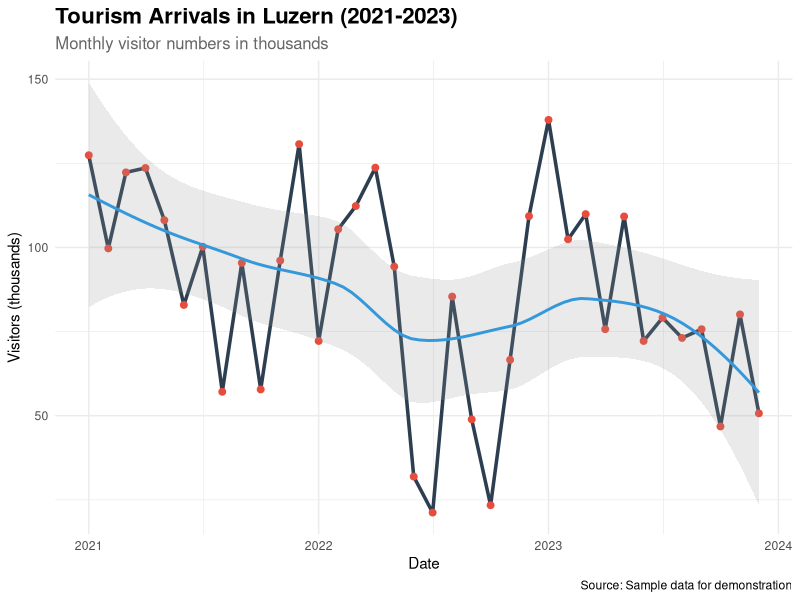
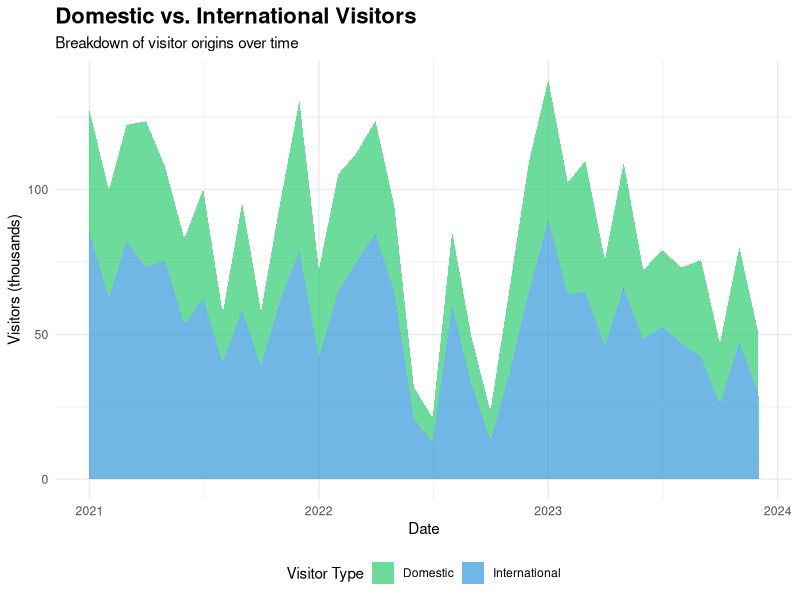
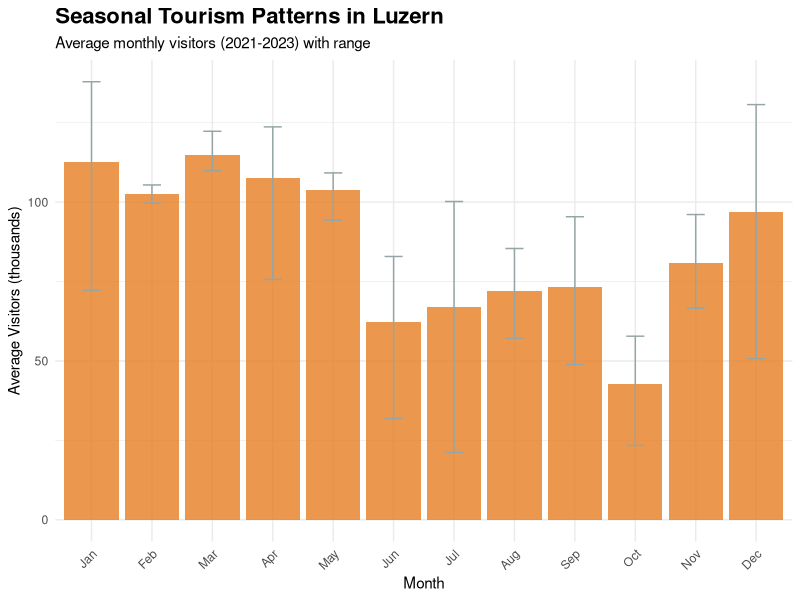
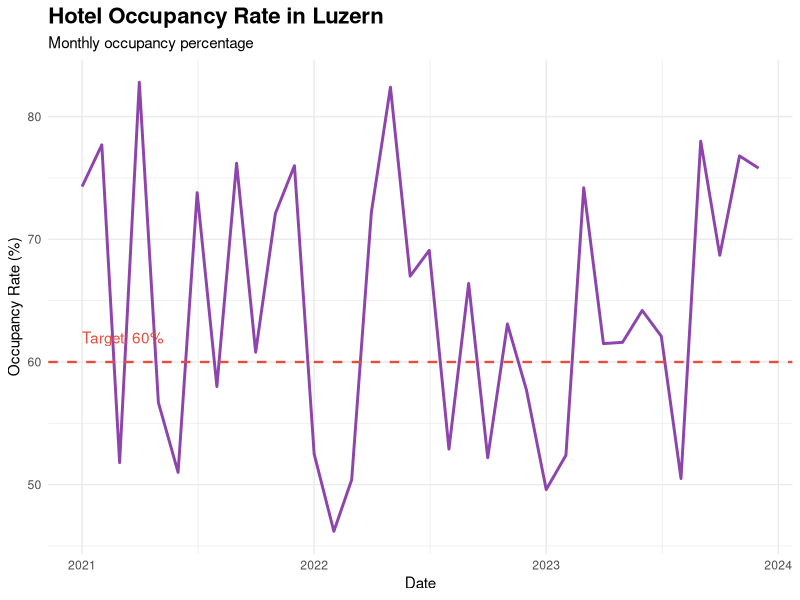
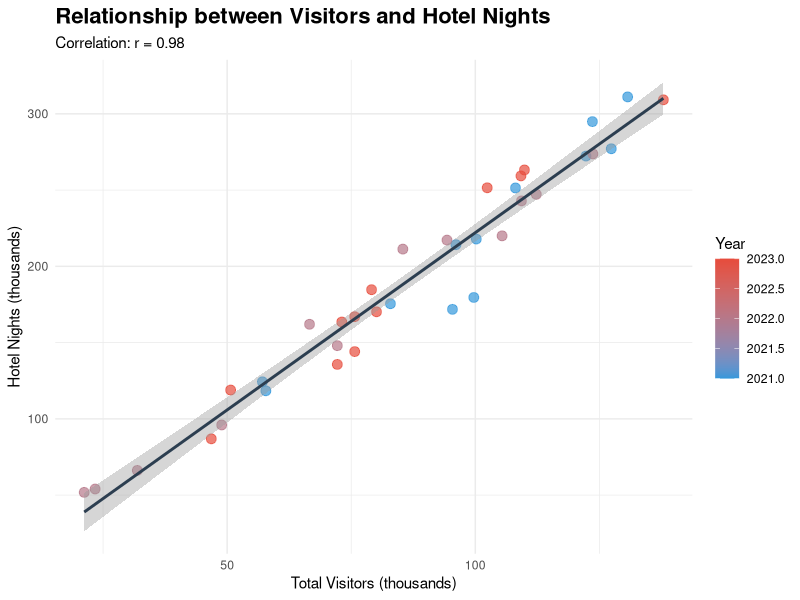
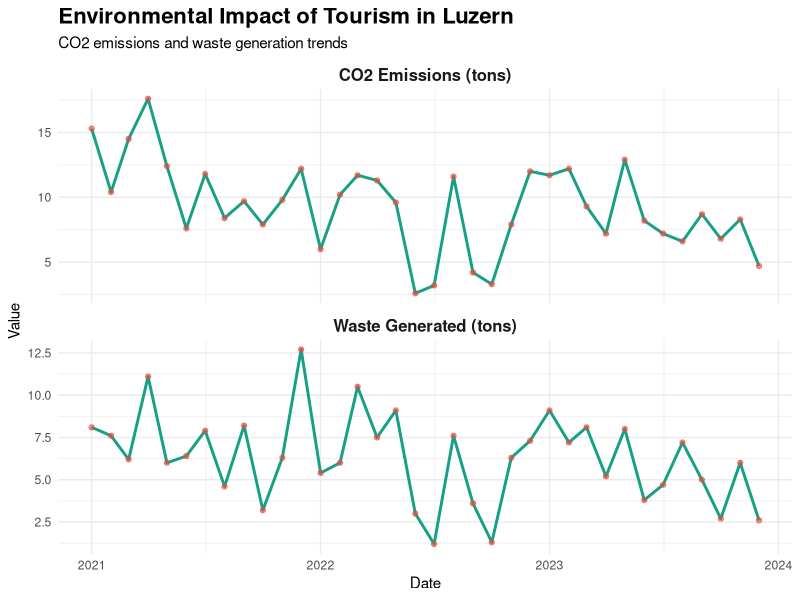
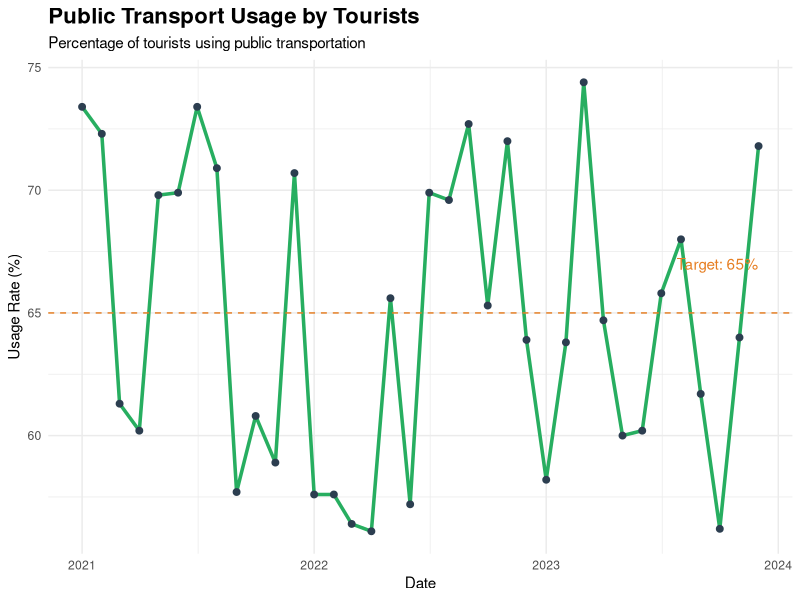
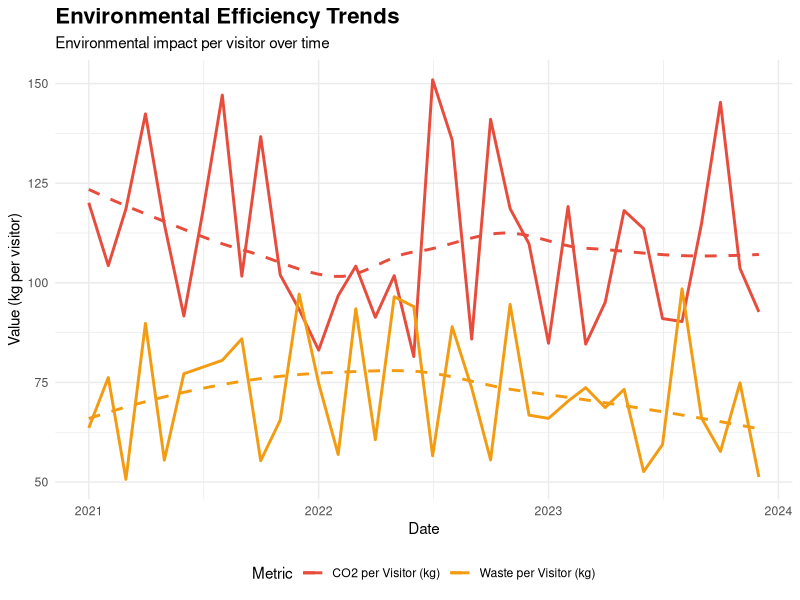

These charts were generated, in order, by the following R code:
## ---- chunk 1
knitr::opts_chunk$set(
  echo = TRUE,
  message = FALSE,
  warning = FALSE,
  fig.width = 10,
  fig.height = 6,
  fig.align = "center"
)

# Load required libraries
# Uncomment and install if needed:
# install.packages(c("tidyverse", "lubridate", "plotly", "kableExtra", "leaflet"))

library(tidyverse)
library(lubridate)
library(knitr)
## ---- chunk 2
# Data description
cat("This section demonstrates how to load and explore tourism data for Luzern.\n")
cat("Data sources may include:\n")
cat("- Swiss Federal Statistical Office (BFS)\n")
cat("- Luzern Tourism Board\n")
cat("- Hotel occupancy statistics\n")
cat("- Visitor surveys and feedback\n")
## ---- chunk 3
# Create sample tourism data for demonstration
set.seed(42)

# Generate monthly data for the past 3 years
dates <- seq(from = as.Date("2021-01-01"), 
             to = as.Date("2023-12-31"), 
             by = "month")

tourism_data <- tibble(
  date = dates,
  year = year(dates),
  month = month(dates, label = TRUE),
  month_num = month(dates),
  
  # Visitor arrivals (in thousands)
  total_visitors = round(rnorm(length(dates), mean = 85, sd = 20) + 
                          30 * sin(2 * pi * month(dates) / 12), 1),
  
  # Origin of visitors
  domestic_visitors = round(total_visitors * runif(length(dates), 0.30, 0.45), 1),
  international_visitors = round(total_visitors - domestic_visitors, 1),
  
  # Hotel statistics
  hotel_nights = round(total_visitors * runif(length(dates), 1.8, 2.5), 1),
  occupancy_rate = round(runif(length(dates), 45, 85), 1),
  
  # Sustainability metrics
  public_transport_usage = round(runif(length(dates), 55, 75), 1),
  co2_emissions_tons = round(total_visitors * runif(length(dates), 0.08, 0.15), 1),
  waste_generated_tons = round(total_visitors * runif(length(dates), 0.05, 0.10), 1)
) %>%
  mutate(
    # Ensure positive values
    total_visitors = pmax(total_visitors, 20),
    domestic_visitors = pmin(domestic_visitors, total_visitors * 0.45),
    international_visitors = total_visitors - domestic_visitors
  )

# Display first few rows
head(tourism_data, 10) %>%
  kable(caption = "Sample Tourism Data for Luzern (First 10 months)")
## ---- chunk 4
# Plot total visitors over time
ggplot(tourism_data, aes(x = date, y = total_visitors)) +
  geom_line(color = "#2C3E50", size = 1.2) +
  geom_point(color = "#E74C3C", size = 2) +
  geom_smooth(method = "loess", se = TRUE, alpha = 0.2, color = "#3498DB") +
  labs(
    title = "Tourism Arrivals in Luzern (2021-2023)",
    subtitle = "Monthly visitor numbers in thousands",
    x = "Date",
    y = "Visitors (thousands)",
    caption = "Source: Sample data for demonstration"
  ) +
  theme_minimal() +
  theme(
    plot.title = element_text(size = 16, face = "bold"),
    plot.subtitle = element_text(size = 12, color = "gray40")
  )
## ---- chunk 5
# Reshape data for stacked area chart
visitor_origin <- tourism_data %>%
  select(date, domestic_visitors, international_visitors) %>%
  pivot_longer(
    cols = c(domestic_visitors, international_visitors),
    names_to = "visitor_type",
    values_to = "visitors"
  ) %>%
  mutate(visitor_type = recode(visitor_type,
                                domestic_visitors = "Domestic",
                                international_visitors = "International"))

# Stacked area chart
ggplot(visitor_origin, aes(x = date, y = visitors, fill = visitor_type)) +
  geom_area(alpha = 0.7, position = "stack") +
  scale_fill_manual(values = c("Domestic" = "#2ECC71", "International" = "#3498DB")) +
  labs(
    title = "Domestic vs. International Visitors",
    subtitle = "Breakdown of visitor origins over time",
    x = "Date",
    y = "Visitors (thousands)",
    fill = "Visitor Type"
  ) +
  theme_minimal() +
  theme(
    plot.title = element_text(size = 16, face = "bold"),
    legend.position = "bottom"
  )
## ---- chunk 6
# Calculate average visitors by month across all years
seasonal_pattern <- tourism_data %>%
  group_by(month) %>%
  summarise(
    avg_visitors = mean(total_visitors),
    min_visitors = min(total_visitors),
    max_visitors = max(total_visitors)
  ) %>%
  ungroup()

# Seasonal bar chart with error bars
ggplot(seasonal_pattern, aes(x = month, y = avg_visitors)) +
  geom_col(fill = "#E67E22", alpha = 0.8) +
  geom_errorbar(
    aes(ymin = min_visitors, ymax = max_visitors),
    width = 0.3,
    color = "#95A5A6"
  ) +
  labs(
    title = "Seasonal Tourism Patterns in Luzern",
    subtitle = "Average monthly visitors (2021-2023) with range",
    x = "Month",
    y = "Average Visitors (thousands)"
  ) +
  theme_minimal() +
  theme(
    plot.title = element_text(size = 16, face = "bold"),
    axis.text.x = element_text(angle = 45, hjust = 1)
  )
## ---- chunk 7
# Summary statistics by season
tourism_data %>%
  mutate(
    season = case_when(
      month_num %in% c(12, 1, 2) ~ "Winter",
      month_num %in% c(3, 4, 5) ~ "Spring",
      month_num %in% c(6, 7, 8) ~ "Summer",
      month_num %in% c(9, 10, 11) ~ "Fall"
    )
  ) %>%
  group_by(season) %>%
  summarise(
    avg_visitors = round(mean(total_visitors), 1),
    avg_hotel_nights = round(mean(hotel_nights), 1),
    avg_occupancy = round(mean(occupancy_rate), 1)
  ) %>%
  kable(
    caption = "Seasonal Tourism Statistics",
    col.names = c("Season", "Avg Visitors (k)", "Avg Hotel Nights (k)", "Avg Occupancy (%)")
  )
## ---- chunk 8
# Hotel occupancy over time
ggplot(tourism_data, aes(x = date, y = occupancy_rate)) +
  geom_line(color = "#8E44AD", size = 1) +
  geom_hline(yintercept = 60, linetype = "dashed", color = "#E74C3C", size = 0.8) +
  annotate("text", x = min(tourism_data$date), y = 62, 
           label = "Target: 60%", hjust = 0, color = "#E74C3C") +
  labs(
    title = "Hotel Occupancy Rate in Luzern",
    subtitle = "Monthly occupancy percentage",
    x = "Date",
    y = "Occupancy Rate (%)"
  ) +
  theme_minimal() +
  theme(plot.title = element_text(size = 16, face = "bold"))
## ---- chunk 9
# Scatter plot with correlation
ggplot(tourism_data, aes(x = total_visitors, y = hotel_nights)) +
  geom_point(aes(color = year), size = 3, alpha = 0.7) +
  geom_smooth(method = "lm", se = TRUE, color = "#2C3E50") +
  scale_color_gradient(low = "#3498DB", high = "#E74C3C") +
  labs(
    title = "Relationship between Visitors and Hotel Nights",
    subtitle = sprintf("Correlation: r = %.2f", 
                       cor(tourism_data$total_visitors, tourism_data$hotel_nights)),
    x = "Total Visitors (thousands)",
    y = "Hotel Nights (thousands)",
    color = "Year"
  ) +
  theme_minimal() +
  theme(
    plot.title = element_text(size = 16, face = "bold"),
    legend.position = "right"
  )
## ---- chunk 10
# Create long format for multiple metrics
sustainability_long <- tourism_data %>%
  select(date, co2_emissions_tons, waste_generated_tons) %>%
  pivot_longer(
    cols = c(co2_emissions_tons, waste_generated_tons),
    names_to = "metric",
    values_to = "value"
  ) %>%
  mutate(
    metric = recode(metric,
                    co2_emissions_tons = "CO2 Emissions (tons)",
                    waste_generated_tons = "Waste Generated (tons)")
  )

# Faceted plot
ggplot(sustainability_long, aes(x = date, y = value)) +
  geom_line(color = "#16A085", size = 1) +
  geom_point(color = "#E74C3C", size = 1.5, alpha = 0.6) +
  facet_wrap(~metric, scales = "free_y", ncol = 1) +
  labs(
    title = "Environmental Impact of Tourism in Luzern",
    subtitle = "CO2 emissions and waste generation trends",
    x = "Date",
    y = "Value"
  ) +
  theme_minimal() +
  theme(
    plot.title = element_text(size = 16, face = "bold"),
    strip.text = element_text(size = 12, face = "bold")
  )
## ---- chunk 11
# Public transport usage over time
ggplot(tourism_data, aes(x = date, y = public_transport_usage)) +
  geom_line(color = "#27AE60", size = 1.2) +
  geom_point(color = "#2C3E50", size = 2) +
  geom_hline(yintercept = 65, linetype = "dashed", color = "#E67E22") +
  annotate("text", x = max(tourism_data$date), y = 67, 
           label = "Target: 65%", hjust = 1, color = "#E67E22") +
  labs(
    title = "Public Transport Usage by Tourists",
    subtitle = "Percentage of tourists using public transportation",
    x = "Date",
    y = "Usage Rate (%)"
  ) +
  theme_minimal() +
  theme(plot.title = element_text(size = 16, face = "bold"))
## ---- chunk 12
# Calculate emissions per visitor
tourism_data <- tourism_data %>%
  mutate(
    co2_per_visitor = co2_emissions_tons / total_visitors,
    waste_per_visitor = waste_generated_tons / total_visitors
  )

# Plot efficiency over time
efficiency_long <- tourism_data %>%
  select(date, co2_per_visitor, waste_per_visitor) %>%
  pivot_longer(
    cols = c(co2_per_visitor, waste_per_visitor),
    names_to = "metric",
    values_to = "value"
  ) %>%
  mutate(
    metric = recode(metric,
                    co2_per_visitor = "CO2 per Visitor (kg)",
                    waste_per_visitor = "Waste per Visitor (kg)")
  ) %>%
  mutate(value = value * 1000)  # Convert to kg

ggplot(efficiency_long, aes(x = date, y = value, color = metric)) +
  geom_line(size = 1) +
  geom_smooth(method = "loess", se = FALSE, linetype = "dashed", alpha = 0.5) +
  scale_color_manual(values = c("CO2 per Visitor (kg)" = "#E74C3C", 
                                 "Waste per Visitor (kg)" = "#F39C12")) +
  labs(
    title = "Environmental Efficiency Trends",
    subtitle = "Environmental impact per visitor over time",
    x = "Date",
    y = "Value (kg per visitor)",
    color = "Metric"
  ) +
  theme_minimal() +
  theme(
    plot.title = element_text(size = 16, face = "bold"),
    legend.position = "bottom"
  )
## ---- chunk 13
# Calculate year-over-year metrics
yoy_summary <- tourism_data %>%
  group_by(year) %>%
  summarise(
    total_annual_visitors = sum(total_visitors),
    avg_monthly_visitors = mean(total_visitors),
    total_hotel_nights = sum(hotel_nights),
    avg_occupancy = mean(occupancy_rate),
    avg_co2_per_visitor = mean(co2_per_visitor) * 1000,  # in kg
    avg_public_transport = mean(public_transport_usage)
  ) %>%
  ungroup()

yoy_summary %>%
  kable(
    caption = "Year-over-Year Tourism Statistics for Luzern",
    col.names = c("Year", "Total Visitors (k)", "Avg Monthly Visitors (k)", 
                  "Total Hotel Nights (k)", "Avg Occupancy (%)", 
                  "Avg CO2 per Visitor (kg)", "Avg Public Transport (%)"),
    digits = 1
  )
## ---- chunk 14
# Calculate growth rates
yoy_growth <- yoy_summary %>%
  mutate(
    visitor_growth = (total_annual_visitors / lag(total_annual_visitors) - 1) * 100,
    occupancy_change = avg_occupancy - lag(avg_occupancy),
    co2_efficiency_change = avg_co2_per_visitor - lag(avg_co2_per_visitor)
  )

yoy_growth %>%
  select(year, visitor_growth, occupancy_change, co2_efficiency_change) %>%
  filter(!is.na(visitor_growth)) %>%
  kable(
    caption = "Year-over-Year Growth and Changes",
    col.names = c("Year", "Visitor Growth (%)", "Occupancy Change (pp)", 
                  "CO2 Efficiency Change (kg)"),
    digits = 2
  )
## ---- chunk 15
# Calculate key statistics
total_visitors_all <- sum(tourism_data$total_visitors)
avg_monthly_visitors <- mean(tourism_data$total_visitors)
peak_month <- tourism_data %>% 
  filter(total_visitors == max(total_visitors)) %>% 
  pull(month) %>% 
  as.character() %>% 
  first()
avg_public_transport <- mean(tourism_data$public_transport_usage)
## ---- chunk 16
# R session information
sessionInfo()
